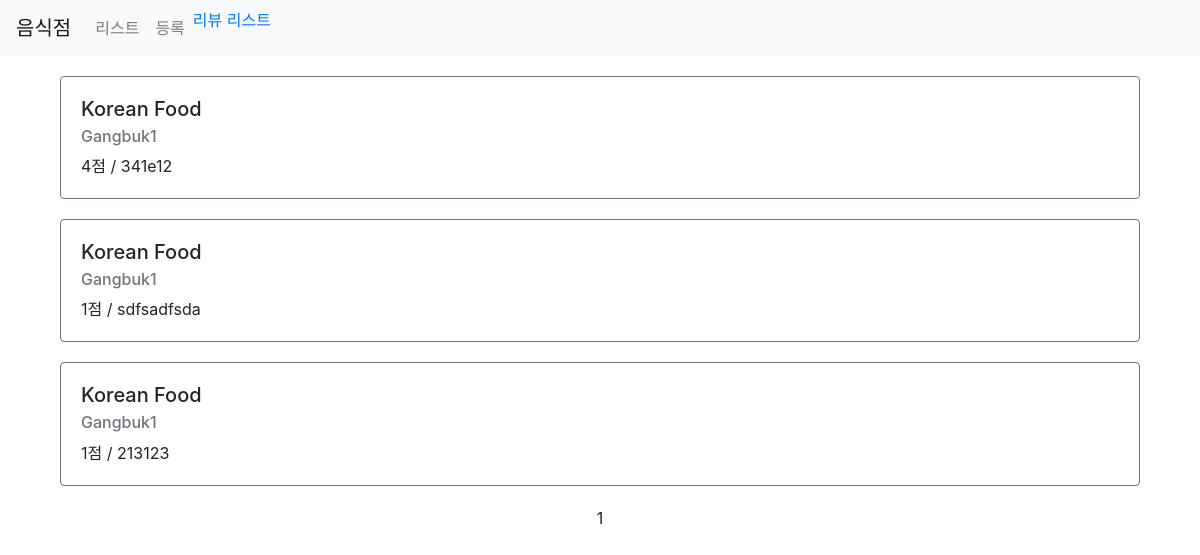
Screenshot of /third/review/list with the database file from the repository.
### third/models.py (models this page shows)
class Review(models.Model):
    point = models.IntegerField()
    comment = models.CharField(max_length=500)
    restaurant = models.ForeignKey(Restaurant, on_delete=models.CASCADE)  # 만약 Restaurant가 삭제된다면 어떻게 처리할 것인가
    created_at = models.DateTimeField(auto_now_add=True)
    updated_at = models.DateTimeField(auto_now=True)

class Restaurant(models.Model):
    name = models.CharField(max_length=30)
    address = models.CharField(max_length=200)
    password = models.CharField(max_length=20, default=None, null=True)  # 열을 추가할 때 default 값을 넣어주는 것이 좋음
    image = models.CharField(max_length=500, default=None, null=True)
    created_at = models.DateTimeField(auto_now_add=True)
    updated_at = models.DateTimeField(auto_now=True)

### third/views.py (the view)
# urls.py: path('review/list', views.review_list, name='review-list'),
def review_list(request):
    reviews = Review.objects.all().select_related().order_by('-created_at')  # 최신 순으로
    paginator = Paginator(reviews, 10)
    page = request.GET.get('page')
    items = paginator.get_page(page)
    return render(request, 'third/review_list.html', {'reviews':items})

### third/templates/third/review_list.html (shortened to what this page needs)
{% extends 'third/base.html' %}
{% load static %}
{% block content %}
<div class="container">
    {% for item in reviews %}
        <div class="row restaurant-item" style="margin:20px auto">
            <div class="col-sm-12">
                <div class="card border-secondary">
                    <div class="card-body">
                        <h5 class="card-title">{{ item.restaurant.name }}</h5>
                        <h6 class="card-subtitle mb-2 text-muted">{{ item.restaurant.address }}</h6>
                        <p class="card-text">{{ item.point }}점 / {{ item.comment }}</p>
                    </div>
                </div>
            </div>
        </div>
    {% endfor %}
    <div class="row">
        <div class="col-sm-12 text-center">
            <div class="pagination">
                <span class="step-links text-center" style="width:100%;">
                        <span class="current">
                            {{ reviews.number }}
                        </span>
                </span>
            </div>
        </div>
    </div>
</div>
{% endblock %}

### rows the page displays
Review: restaurant.name "Korean Food", restaurant.address "Gangbuk1", point "4", comment "341e12"
Review: restaurant.name "Korean Food", restaurant.address "Gangbuk1", point "1", comment "sdfsadfsda"
Review: restaurant.name "Korean Food", restaurant.address "Gangbuk1", point "1", comment "213123"

### other values shown
{{ reviews.number }} "1"
